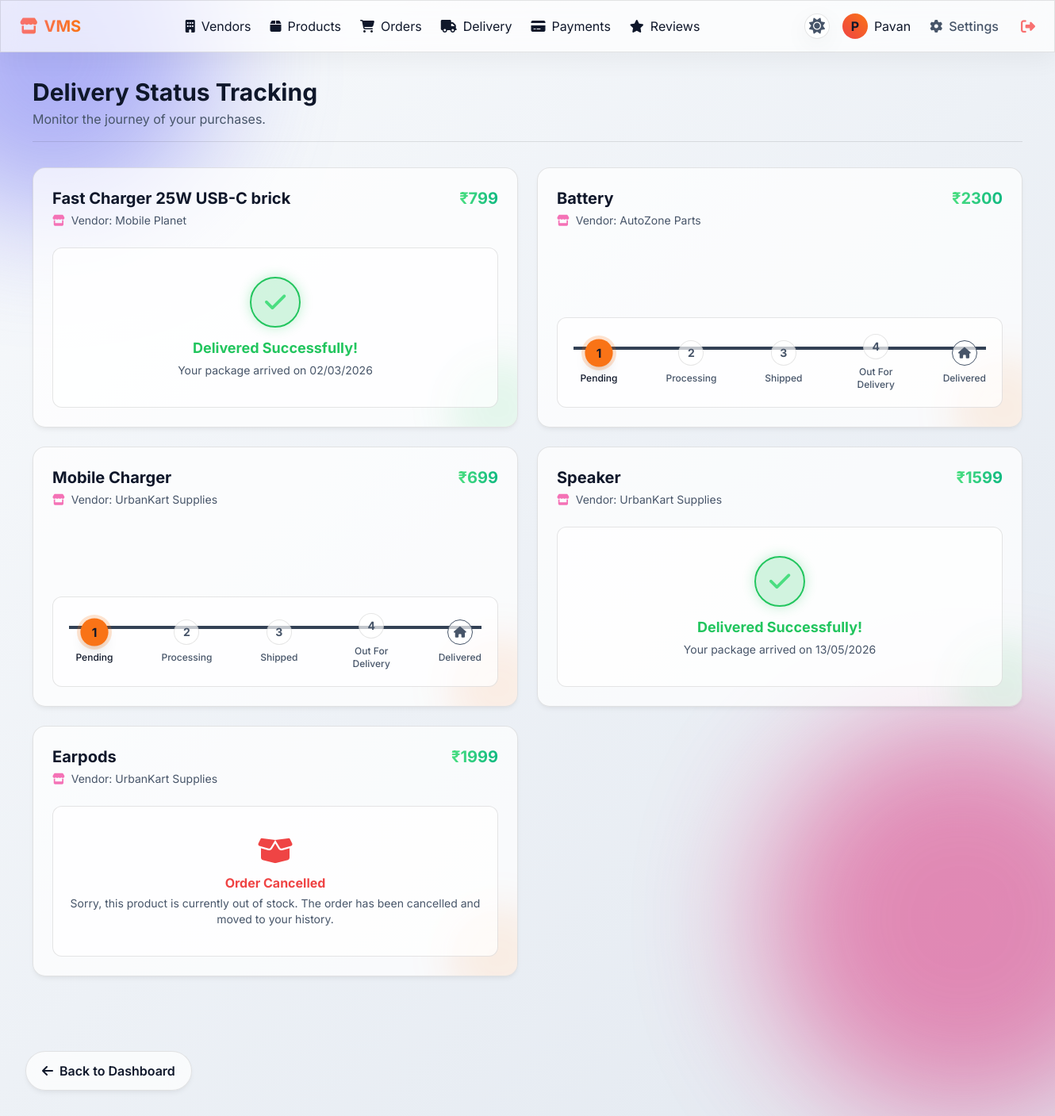
The app's page /delivery (signed in) with its own data.
### tables this page shows
CREATE TABLE orders(
    id INTEGER PRIMARY KEY AUTOINCREMENT,
    customer TEXT,
    vendor TEXT,
    product_name TEXT,
    price TEXT,
    status TEXT
, product_image TEXT DEFAULT "", expected_delivery TEXT DEFAULT "", delivered_date TEXT DEFAULT "");

### app.py (the view)
@app.route('/delivery')
def delivery():
    if 'user' not in session:
        return redirect('/login')
    conn = get_db()
    if session['role'] == 'vendor':
        orders = conn.execute(
            "SELECT * FROM orders WHERE vendor=? ORDER BY id DESC",
            (session['user'],)
        ).fetchall()
    else:
        orders = conn.execute(
            "SELECT * FROM orders WHERE customer=? ORDER BY id DESC",
            (session['user'],)
        ).fetchall()
    return render_template(
        'delivery.html',
        orders=orders
    )

### app.py (called while the page is built)
def _parse_datetime(date_str):
    if not date_str:
        return None
    s = str(date_str).strip()
    for fmt in _PARSE_FORMATS_DT:
        try:
            return datetime.strptime(s, fmt)
        except ValueError:
            continue
    for fmt in _PARSE_FORMATS_D:
        try:
            return datetime.strptime(s, fmt)
        except ValueError:
            continue
    return None

def format_indian_date(date_str):
    if not date_str:
        return ""
    s = str(date_str).strip()
    dt = _parse_datetime(s)
    if not dt:
        return s
    date_only = (
        (len(s) <= 10 and ' ' not in s and 'T' not in s and ',' not in s)
        or re.match(r'^\d{4}-\d{2}-\d{2}$', s)
    )
    if date_only:
        return dt.strftime(_INDIAN_DISPLAY_D)
    return dt.strftime(_INDIAN_DISPLAY_DT)

def get_db():
    conn = sqlite3.connect("vendor.db")
    conn.row_factory = sqlite3.Row
    return conn

@app.template_filter('indian_date')
def indian_date_filter(date_str):
    return format_indian_date(date_str)

### templates/delivery.html (shortened to what this page needs)
{% extends "base.html" %}
{% block content %}
<div class="fade-in">
    <div class="flex justify-between items-center mb-8 border-b border-glass pb-4">
        <div>
            <h1 class="text-3xl font-bold">Delivery Status Tracking</h1>
            <p class="text-muted mt-1">{% if session['role'] == 'vendor' %}Track the fulfillment of your orders.{% else %}Monitor the journey of your purchases.{% endif %}</p>
        </div>
    </div>
    {% if orders %}
    <div class="grid grid-cols-1 lg:grid-cols-2 gap-6">
        {% for order in orders %}
        <div class="glass-card p-6 flex flex-col group relative overflow-hidden">
            {% if order['status'] == 'Delivered' %}
                <div class="absolute -right-10 -bottom-10 w-32 h-32 bg-green-500/10 rounded-full blur-xl z-0"></div>
            {% elif order['status'] == 'Shipped' %}
                <div class="absolute -right-10 -bottom-10 w-32 h-32 bg-blue-500/10 rounded-full blur-xl z-0"></div>
            {% else %}
                <div class="absolute -right-10 -bottom-10 w-32 h-32 bg-orange-500/10 rounded-full blur-xl z-0"></div>
            {% endif %}
            <div class="relative z-10 flex justify-between items-start mb-6">
                <div>
                    <h3 class="text-xl font-bold text-main mb-1">{{ order['product_name'] }}</h3>
                    <div class="text-sm text-muted">
                        {% if session['role'] == 'vendor' %}
                            <i class="fa-solid fa-user mr-1 text-indigo-400"></i> Customer: {{ order['customer'] }}
                        {% else %}
                            <i class="fa-solid fa-store mr-1 text-pink-400"></i> Vendor: {{ order['vendor'] }}
                        {% endif %}
                    </div>
                </div>
                <div class="text-xl font-bold text-transparent bg-clip-text bg-gradient-to-r from-green-400 to-emerald-500">
                </div>
            </div>
            <div class="relative z-10 mt-auto bg-overlay rounded-xl p-5 border border-glass">
                {% if order['status'] == 'Out Of Stock' %}
                    <div class="text-center py-4">
                        <i class="fa-solid fa-box-open text-red-500 text-4xl mb-2"></i>
                        <h4 class="font-bold text-red-500">Order Cancelled</h4>
                        <p class="text-sm text-muted mt-1">Sorry, this product is currently out of stock. The order has been cancelled and moved to your history.</p>
                    </div>
                {% elif order['status'] == 'Delivered' %}
                    <div class="text-center py-4 flex flex-col items-center">
                        <div class="w-16 h-16 rounded-full bg-green-500/20 text-green-400 border-2 border-green-500 flex items-center justify-center text-3xl mb-3 shadow-[0_0_15px_rgba(34,197,94,0.3)] animate-pulse">
                            <i class="fa-solid fa-check"></i>
                        </div>
                        <h4 class="font-bold text-green-500 text-lg">Delivered Successfully!</h4>
                        {% if order['delivered_date'] %}
                            <p class="text-sm text-muted mt-1">Your package arrived on {{ order['delivered_date']|indian_date }}</p>
                        {% endif %}
                    </div>
                {% else %}
                    <div class="flex justify-between items-center relative before:content-[''] before:absolute before:top-4 before:left-0 before:w-full before:h-1 before:bg-slate-700 before:-z-10">
                        {% set steps = ['Pending', 'Processing', 'Shipped', 'Out For Delivery'] %}
                        {% set current_idx = steps.index(order['status']) if order['status'] in steps else 0 %}
                        {% for step in steps %}
                            {% set step_idx = loop.index0 %}
                            {% set is_completed = current_idx >= step_idx %}
                            {% set is_current = current_idx == step_idx %}
                            <div class="flex flex-col items-center gap-2 bg-transparent z-10">
                                <div class="w-8 h-8 rounded-full flex items-center justify-center text-sm font-bold transition-all duration-500
                                    {% if is_completed %}
                                        {% if step == 'Pending' %}bg-orange-500 text-main ring-4 ring-orange-500/20
                                        {% elif step == 'Processing' %}bg-blue-500 text-main ring-4 ring-blue-500/20
                                        {% elif step == 'Shipped' %}bg-purple-500 text-main ring-4 ring-purple-500/20
                                        {% elif step == 'Out For Delivery' %}bg-cyan-500 text-main ring-4 ring-cyan-500/20
                                        {% endif %}
                                    {% else %}
                                        bg-overlay text-muted border border-glass
                                    {% endif %}
                                    {% if is_current %}scale-110 shadow-lg{% endif %}">
                                    {% if is_completed and not is_current %}<i class="fa-solid fa-check text-xs"></i>{% else %}{{ loop.index }}{% endif %}
                                </div>
                                <span class="text-[10px] sm:text-xs font-medium text-center leading-tight w-16 {% if is_completed %}text-main{% else %}text-muted{% endif %}">
                                    {% if step == 'Out For Delivery' %}Out For<br>Delivery{% else %}{{ step }}{% endif %}
                                </span>
                            </div>
                        {% endfor %}
                        <div class="flex flex-col items-center gap-2 bg-transparent z-10">
                            <div class="w-8 h-8 rounded-full flex items-center justify-center text-sm font-bold bg-overlay text-muted border border-slate-600">
                                <i class="fa-solid fa-house"></i>
                            </div>
                            <span class="text-[10px] sm:text-xs font-medium text-muted">Delivered</span>
                        </div>
                    </div>
                {% endif %}
            </div>
        </div>
        {% endfor %}
    </div>
    {% else %}
    <div class="glass-panel p-12 text-center rounded-2xl">
        <div class="text-5xl text-muted mb-4"><i class="fa-solid fa-truck-ramp-box"></i></div>
        <h3 class="text-xl font-bold mb-2">No Delivery Data</h3>
        <p class="text-muted">There are no orders to track currently.</p>
    </div>
    {% endif %}
</div>
{% endblock %}

### static/css/style.css (style rules this page uses)
:root { --bg-gradient-1: #0f172a; --bg-gradient-2: #1e1b4b; --accent-glow: rgba(239, 68, 68, 0.4); --accent-btn: linear-gradient(135deg, #ef4444, #f97316); --accent-btn-hover: linear-gradient(135deg, #dc2626, #ea580c); --glass-bg: rgba(255, 255, 255, 0.05); --glass-border: rgba(255, 255, 255, 0.1); --glass-border-hover: rgba(255, 255, 255, 0.2); --text-primary: #f8fafc; --text-secondary: #94a3b8; --input-bg: rgba(255, 255, 255, 0.03); --input-focus: rgba(255, 255, 255, 0.08); --panel-shadow: 0 8px 32px 0 rgba(0, 0, 0, 0.3); --card-shadow: 0 4px 6px -1px rgba(0, 0, 0, 0.1), 0 2px 4px -1px rgba(0, 0, 0, 0.06); --card-shadow-hover: 0 10px 15px -3px rgba(0, 0, 0, 0.2), 0 0 20px var(--accent-glow); --status-pending-bg: rgba(249, 115, 22, 0.2); --status-pending-text: #fdba74; --status-pending-border: rgba(249, 115, 22, 0.3); --status-accepted-bg: rgba(59, 130, 246, 0.2); --status-accepted-text: #93c5fd; --status-accepted-border: rgba(59, 130, 246, 0.3); --status-processing-bg: rgba(168, 85, 247, 0.2); --status-processing-text: #d8b4fe; --status-processing-border: rgba(168, 85, 247, 0.3); --status-shipped-bg: rgba(99, 102, 241, 0.2); --status-shipped-text: #a5b4fc; --status-shipped-border: rgba(99, 102, 241, 0.3); --status-out-bg: rgba(6, 182, 212, 0.2); --status-out-text: #67e8f9; --status-out-border: rgba(6, 182, 212, 0.3); --status-delivered-bg: rgba(34, 197, 94, 0.2); --status-delivered-text: #86efac; --status-delivered-border: rgba(34, 197, 94, 0.3); --status-cancel-bg: rgba(239, 68, 68, 0.2); --status-cancel-text: #fca5a5; --status-cancel-border: rgba(239, 68, 68, 0.3); }
[data-theme="light"] { --bg-gradient-1: #f8fafc; --bg-gradient-2: #e2e8f0; --accent-glow: rgba(239, 68, 68, 0.2); --glass-bg: rgba(255, 255, 255, 0.7); --glass-border: rgba(0, 0, 0, 0.1); --glass-border-hover: rgba(0, 0, 0, 0.2); --text-primary: #0f172a; --text-secondary: #475569; --input-bg: rgba(255, 255, 255, 0.9); --input-focus: #ffffff; --panel-shadow: 0 8px 32px 0 rgba(0, 0, 0, 0.05); --card-shadow: 0 4px 6px -1px rgba(0, 0, 0, 0.05), 0 2px 4px -1px rgba(0, 0, 0, 0.03); --card-shadow-hover: 0 10px 15px -3px rgba(0, 0, 0, 0.1), 0 0 20px var(--accent-glow); --status-pending-bg: #fff7ed; --status-pending-text: #c2410c; --status-accepted-bg: #eff6ff; --status-accepted-text: #1d4ed8; --status-processing-bg: #faf5ff; --status-processing-text: #7e22ce; --status-shipped-bg: #eef2ff; --status-shipped-text: #4338ca; --status-out-bg: #ecfeff; --status-out-text: #0e7490; --status-delivered-bg: #f0fdf4; --status-delivered-text: #15803d; --status-cancel-bg: #fef2f2; --status-cancel-text: #b91c1c; }
html { scroll-behavior: smooth; }
body { background: linear-gradient(135deg, var(--bg-gradient-1), var(--bg-gradient-2)); background-attachment: fixed; color: var(--text-primary); font-family: 'Inter', sans-serif; min-height: 100vh; overflow-x: hidden; transition: background 0.3s ease, color 0.3s ease; }
.glass-card { background: var(--glass-bg); backdrop-filter: blur(12px); -webkit-backdrop-filter: blur(12px); border: 1px solid var(--glass-border); border-radius: 1rem; box-shadow: var(--card-shadow); transition: all 0.3s ease; }
.fade-in { animation: fadeIn 0.8s ease-out forwards; opacity: 0; }
.text-main { color: var(--text-primary); }
.text-muted { color: var(--text-secondary); }
.border-glass { border-color: var(--glass-border); }
.bg-overlay { background: var(--glass-bg); }
body { transition: background-color 0.3s ease, color 0.3s ease; }
* { transition: background-color 0.2s ease, color 0.2s ease, border-color 0.2s ease; }
.glass-card { transition: all 0.3s cubic-bezier(0.25, 0.46, 0.45, 0.94); }

### records on screen
orders: status "Delivered" (drawn), product_name "Fast Charger 25W USB-C brick", vendor "Mobile Planet", delivered_date|indian_date "02/03/2026"
orders: status "Accepted" (drawn), product_name "Battery", vendor "AutoZone Parts", steps "Pending" "Processing" "Shipped"
orders: status "Accepted" (drawn), product_name "Mobile Charger", vendor "UrbanKart Supplies", steps "Pending" "Processing" "Shipped"
orders: status "Delivered" (drawn), product_name "Speaker", vendor "UrbanKart Supplies", delivered_date|indian_date "13/05/2026"
orders: status "Out Of Stock" (drawn), product_name "Earpods", vendor "UrbanKart Supplies", shows "Sorry, this product is currently out of stock. The order has been cancelled and moved to your history."

### other values on screen
{{ session['user'][0]|upper }} "P"
{{ session['user'] }} "Pavan"
